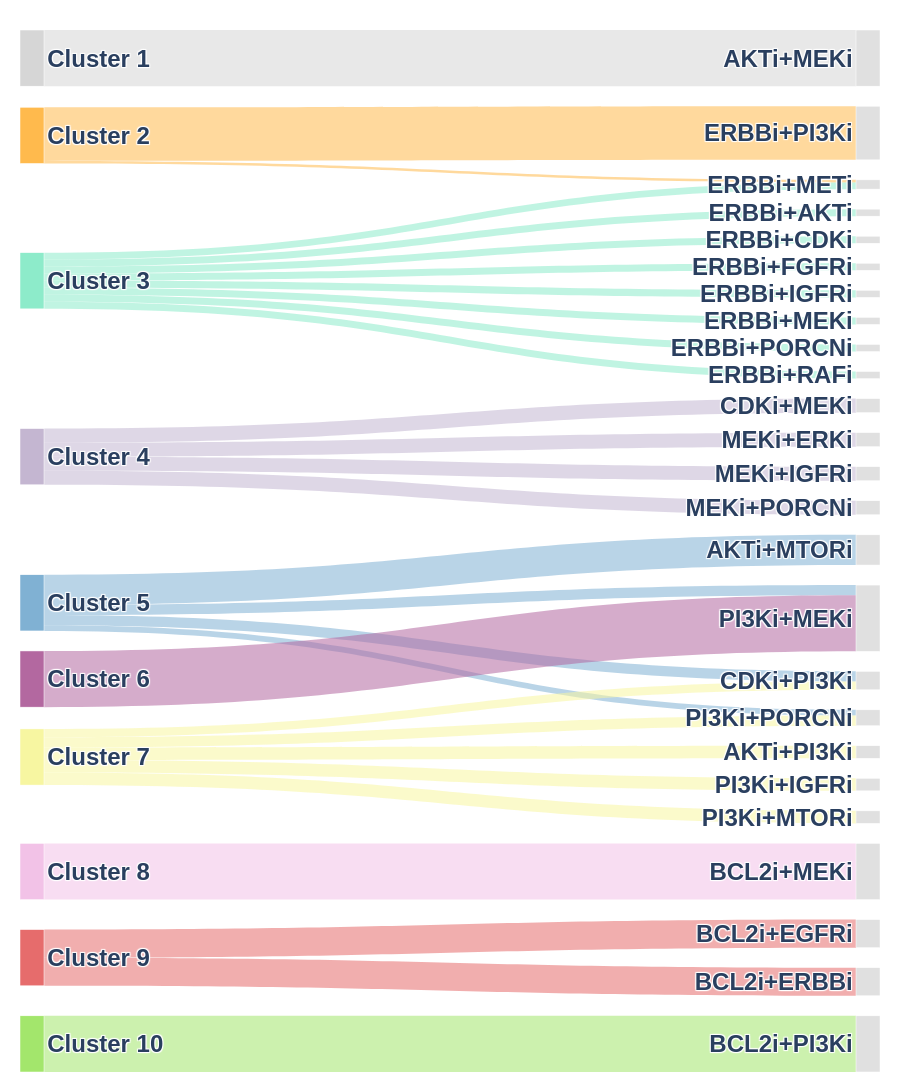

The cell this chart's notebook holds for it:
### Markdown cell above
##### **4.5.- Cluster composition - Sankey diagram (Figure 3A)**

### Code cell
CLUSTER_COLORS = {
    "1": "#D6D6D6", "2": "#FFBA4D", "3": "#8DEBCA", "4": "#C4B6D1",
    "5": "#80b1d3", "6": "#B368A0", "7": "#F7F6A1", "8": "#F2C2E7",
    "9": "#E66C6C", "10": "#A3E66C",
}

def _hex_to_rgba(h, alpha=0.55):
    h = h.lstrip("#")
    return f"rgba({int(h[:2],16)},{int(h[2:4],16)},{int(h[4:6],16)},{alpha})"

# --- build percent table ----------------------------------------------------
THR_PCT = 1.0
pct = (
    labels_t.rename("cluster").reset_index()
    .groupby(["cluster", "perturbation"]).size()
    .rename("count").reset_index()
    .assign(percent=lambda d: d["count"] / d.groupby("cluster")["count"].transform("sum") * 100)
)
pct["pert_plot"] = (
    pct.apply(lambda r: r["perturbation"] if r["percent"] >= THR_PCT else "Other", axis=1)
    .apply(combo_to_drugs)
)
pct = (
    pct.groupby(["cluster", "pert_plot"], as_index=False)["percent"].sum()
    .sort_values(["cluster", "pert_plot"], key=lambda s: s.astype(int) if s.name == "cluster" else s)
    .reset_index(drop=True)
)

# --- Sankey node / link setup ------------------------------------------------
clusters = [f"Cluster {c}" for c in sorted(pct["cluster"].astype(int).unique())]
perts = pct["pert_plot"].unique().tolist()
nodes = clusters + perts
node2i = {n: i for i, n in enumerate(nodes)}

source = [node2i[f"Cluster {c}"] for c in pct["cluster"]]
target = [node2i[p] for p in pct["pert_plot"]]
values = pct["percent"].tolist()

node_colors = [
    CLUSTER_COLORS.get(n.split()[-1], "#CCCCCC") if n.startswith("Cluster") else "#E0E0E0"
    for n in nodes
]
link_colors = [_hex_to_rgba(CLUSTER_COLORS.get(str(c), "#999999")) for c in pct["cluster"]]

# --- plot --------------------------------------------------------------------
fig = go.Figure(go.Sankey(
    arrangement="snap",
    node=dict(
        label=[f"<b>{n}</b>" for n in nodes],
        pad=20, thickness=24, color=node_colors,
        line=dict(color="white", width=0.5),
    ),
    link=dict(
        source=source, target=target, value=values,
        color=link_colors, label=[f"{v:.1f}%" for v in values],
    ),
))
fig.update_layout(
    width=900, height=1400,
    font=dict(size=24, family="Arial"),
    margin=dict(l=20, r=20, t=30, b=20),
)
fig.write_image("../figs/panels/Figure_3A.png", scale=3)
fig.show()

### Figure 1 — Plotly figure (JSON) as saved in the notebook; plotly's stock layout.template omitted (floating-point values rounded to 4 significant figures)
{"data": [{"arrangement": "snap", "link": {"color": ["rgba(214,214,214,0.55)", "rgba(255,186,77,0.55)", "rgba(255,186,77,0.55)", "rgba(141,235,202,0.55)", "rgba(141,235,202,0.55)", "rgba(141,235,202,0.55)", "rgba(141,235,202,0.55)", "rgba(141,235,202,0.55)", "rgba(141,235,202,0.55)", "rgba(141,235,202,0.55)", "rgba(141,235,202,0.55)", "rgba(196,182,209,0.55)", "rgba(196,182,209,0.55)", "rgba(196,182,209,0.55)", "rgba(196,182,209,0.55)", "rgba(128,177,211,0.55)", "rgba(128,177,211,0.55)", "rgba(128,177,211,0.55)", "rgba(128,177,211,0.55)", "rgba(179,104,160,0.55)", "rgba(247,246,161,0.55)", "rgba(247,246,161,0.55)", "rgba(247,246,161,0.55)", "rgba(247,246,161,0.55)", "rgba(247,246,161,0.55)", "rgba(242,194,231,0.55)", "rgba(230,108,108,0.55)", "rgba(230,108,108,0.55)", "rgba(163,230,108,0.55)"], "label": ["100.0%", "4.5%", "95.5%", "12.6%", "12.6%", "12.6%", "12.6%", "12.6%", "12.0%", "12.6%", "12.6%", "25.0%", "25.0%", "25.0%", "25.0%", "53.8%", "17.9%", "17.9%", "10.3%", "100.0%", "22.3%", "14.9%", "22.3%", "22.3%", "18.1%", "100.0%", "50.0%", "50.0%", "100.0%"], "source": [0, 1, 1, 2, 2, 2, 2, 2, 2, 2, 2, 3, 3, 3, 3, 4, 4, 4, 4, 5, 6, 6, 6, 6, 6, 7, 8, 8, 9], "target": [10, 11, 12, 13, 14, 15, 16, 17, 11, 18, 19, 20, 21, 22, 23, 24, 25, 26, 27, 26, 28, 25, 29, 30, 27, 31, 32, 33, 34], "value": [100, 4.545, 95.45, 12.57, 12.57, 12.57, 12.57, 12.57, 11.98, 12.57, 12.57, 25, 25, 25, 25, 53.85, 17.95, 17.95, 10.26, 100, 22.34, 14.89, 22.34, 22.34, 18.09, 100, 50, 50, 100]}, "node": {"color": ["#D6D6D6", "#FFBA4D", "#8DEBCA", "#C4B6D1", "#80b1d3", "#B368A0", "#F7F6A1", "#F2C2E7", "#E66C6C", "#A3E66C", "#E0E0E0", "#E0E0E0", "#E0E0E0", "#E0E0E0", "#E0E0E0", "#E0E0E0", "#E0E0E0", "#E0E0E0", "#E0E0E0", "#E0E0E0", "#E0E0E0", "#E0E0E0", "#E0E0E0", "#E0E0E0", "#E0E0E0", "#E0E0E0", "#E0E0E0", "#E0E0E0", "#E0E0E0", "#E0E0E0", "#E0E0E0", "#E0E0E0", "#E0E0E0", "#E0E0E0", "#E0E0E0"], "label": ["<b>Cluster 1</b>", "<b>Cluster 2</b>", "<b>Cluster 3</b>", "<b>Cluster 4</b>", "<b>Cluster 5</b>", "<b>Cluster 6</b>", "<b>Cluster 7</b>", "<b>Cluster 8</b>", "<b>Cluster 9</b>", "<b>Cluster 10</b>", "<b>AKTi+MEKi</b>", "<b>ERBBi+METi</b>", "<b>ERBBi+PI3Ki</b>", "<b>ERBBi+AKTi</b>", "<b>ERBBi+CDKi</b>", "<b>ERBBi+FGFRi</b>", "<b>ERBBi+IGFRi</b>", "<b>ERBBi+MEKi</b>", "<b>ERBBi+PORCNi</b>", "<b>ERBBi+RAFi</b>", "<b>CDKi+MEKi</b>", "<b>MEKi+ERKi</b>", "<b>MEKi+IGFRi</b>", "<b>MEKi+PORCNi</b>", "<b>AKTi+MTORi</b>", "<b>CDKi+PI3Ki</b>", "<b>PI3Ki+MEKi</b>", "<b>PI3Ki+PORCNi</b>", "<b>AKTi+PI3Ki</b>", "<b>PI3Ki+IGFRi</b>", "<b>PI3Ki+MTORi</b>", "<b>BCL2i+MEKi</b>", "<b>BCL2i+EGFRi</b>", "<b>BCL2i+ERBBi</b>", "<b>BCL2i+PI3Ki</b>"], "line": {"color": "white", "width": 0.5}, "pad": 20, "thickness": 24}, "type": "sankey"}], "layout": {"font": {"family": "Arial", "size": 24}, "height": 1400, "margin": {"b": 20, "l": 20, "r": 20, "t": 30}, "width": 900}}
